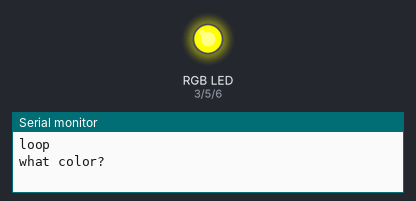
The sketch below on a simulated Arduino Uno, built with avr-gcc and run on an emulated ATmega328P. Shown: an RGB LED mixed from three pins (HIGH = lit), the last lines printed to the serial monitor.

Above: at 0.5 s.
At 3.5 s:
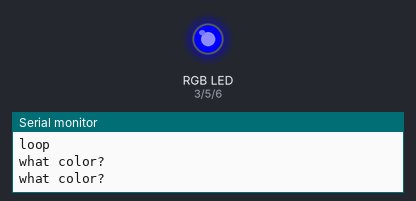
Timing chart, 0 to 4.6 s (numbered marks = the images above):
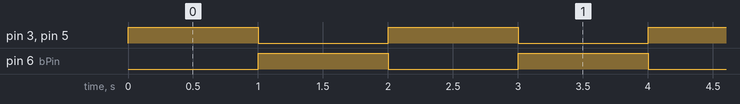

The sketch:

00-RGB-blink-working.ino
```cpp
// RGB blink
// each channel set ON or OFF
// write the LEDs as a group

// each RGB channel is like a single LED


// led PINs
int rPin = 3;
int gPin = 5;
int bPin = 6;

// led states
boolean ON = 1;
boolean OFF = 0;


void setup() {
  // put your setup code here, to run once:

  // set pinModes
  pinMode(rPin, OUTPUT);
  pinMode(gPin, OUTPUT);
  pinMode(bPin, OUTPUT);

  // start serial
  Serial.begin(9600);
}

void loop() {

  // put your main code here, to run repeatedly:
  Serial.println("loop");

  // first color
  // write the leds ON == 1, HIGH, 5V --- OFF = 0, LOW, Ground
  Serial.println("what color?");
  digitalWrite( rPin, ON);
  digitalWrite( gPin, ON);
  digitalWrite( bPin, OFF);

  // wait 1 second
  delay(1000);

  // second color
  // write the leds ON == 1, HIGH, 5V --- OFF = 0, LOW, Ground
  Serial.println("what color?");
  digitalWrite( rPin, OFF);
  digitalWrite( gPin, OFF);
  digitalWrite( bPin, ON);

  // wait 1 second
  delay(1000);

  // while(1);


}
```

Measured:
- by itself, pin 3 (rPin), pin 5 (gPin), pin 6 (bPin): alternates HIGH for 1.0 s and LOW for 1.0 s
